Frame 1 (no input): blank canvas, image omitted
Frame 60 (the mouse pressed at the canvas centre just before this capture): blank canvas, image omitted
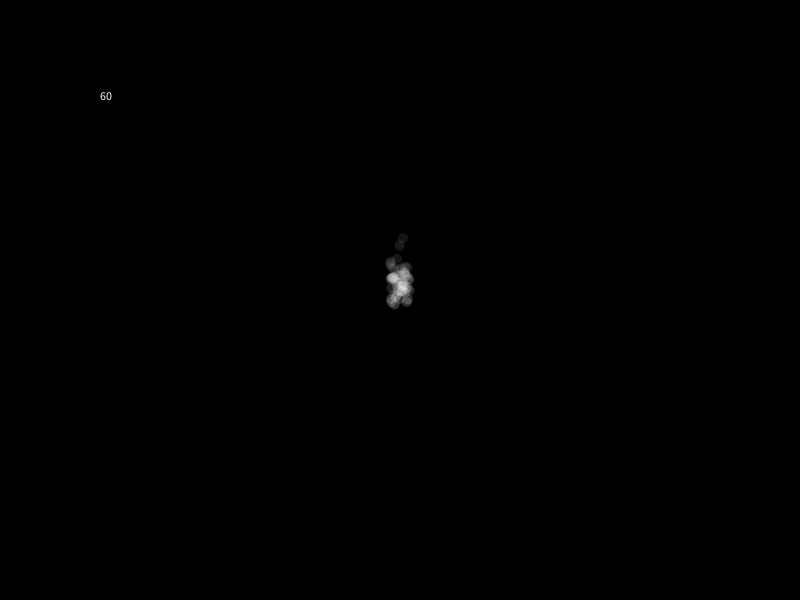
Frame 120 (the mouse held since frame 60 and released just before this capture)

The Processing sketch whose frames 1 and 60 were blank and that drew this single picture after the mouse press (run headless with seeded random() and noise(); from frame 60 on, the mouse is pressed at the canvas centre):

// Processing sketch: Practice_8_Smoke_Controled
// ── Practice_8_Smoke_Controled.pde
ArrayList<Particle> particles = new ArrayList<Particle>();

void setup(){
  size(800,600);
  noStroke();
}

void draw(){
  background(0);
  if (mousePressed){
  particles.add(new Particle(mouseX+random(-10,10), mouseY+random(-10,10)));
  }
  for (int i = 0; i < particles.size(); i++){
    Particle myP = particles.get(i);
    myP.display();
    if(myP.del == true)
    {
      particles.remove(i);
    }
  }
  fill(255);
  text(particles.size(),100,100);
}
// ── class_Particle.pde
class Particle {
  float xpos;
  float ypos;
  float speed;
  float alpha = 50;
  boolean del = false;

  Particle (float tempXpos, float tempYpos) {
    xpos = tempXpos;
    ypos = tempYpos;
    speed = random(0.3, 1);
  }
  void display () {
      fill(255, alpha);
      ellipse (xpos, ypos, 10, 10);
      ypos -=speed;
      alpha -=0.5;
      if (alpha<0)
      {
        del = true;
      }
    }
  }
